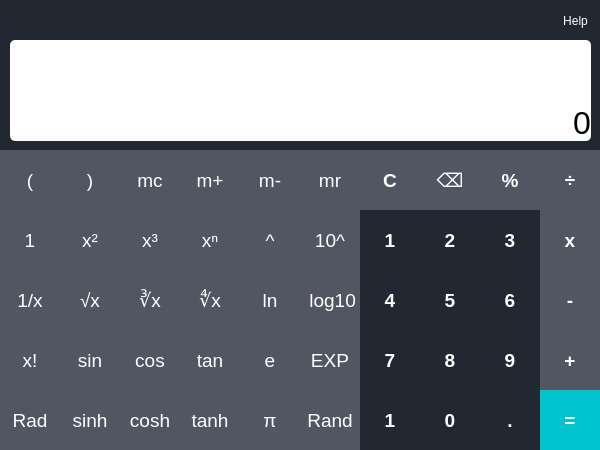
<?xml version="1.0" encoding="UTF-8"?>
<ui version="4.0">
 <class>Dialog</class>
 <widget class="QDialog" name="Dialog">
  <property name="geometry">
   <rect>
    <x>0</x>
    <y>0</y>
    <width>600</width>
    <height>450</height>
   </rect>
  </property>
  <property name="windowTitle">
   <string>Dialog</string>
  </property>
  <property name="styleSheet">
   <string notr="true">background-color:rgb(34, 40, 49);


</string>
  </property>
  <widget class="QPushButton" name="button_help">
   <property name="geometry">
    <rect>
     <x>550</x>
     <y>10</y>
     <width>51</width>
     <height>21</height>
    </rect>
   </property>
   <property name="styleSheet">
    <string notr="true">QPushButton{
color:rgb(255,255,255);
border-style:none
}

QPushButton:hover{
color:rgb(0,0,0);
background-color:rgb(149, 153, 160);
border-radius: 25px;

}</string>
   </property>
   <property name="text">
    <string>Help</string>
   </property>
  </widget>
  <widget class="QLabel" name="label">
   <property name="geometry">
    <rect>
     <x>10</x>
     <y>40</y>
     <width>581</width>
     <height>101</height>
    </rect>
   </property>
   <property name="font">
    <font>
     <family>Microsoft YaHei UI</family>
     <pointsize>24</pointsize>
    </font>
   </property>
   <property name="styleSheet">
    <string notr="true">background-color:rgb(255, 255, 255);
border-radius: 5px;</string>
   </property>
   <property name="text">
    <string>0</string>
   </property>
   <property name="alignment">
    <set>Qt::AlignBottom|Qt::AlignRight|Qt::AlignTrailing</set>
   </property>
  </widget>
  <widget class="QPushButton" name="button_number_one">
   <property name="geometry">
    <rect>
     <x>360</x>
     <y>210</y>
     <width>60</width>
     <height>60</height>
    </rect>
   </property>
   <property name="font">
    <font>
     <family>Microsoft YaHei UI</family>
     <pointsize>14</pointsize>
     <weight>75</weight>
     <bold>true</bold>
    </font>
   </property>
   <property name="styleSheet">
    <string notr="true">QPushButton{
color:rgb(255,255,255);
border-style:none
}

QPushButton:pressed{
color:rgb(0,0,0);
background-color:rgb(149, 153, 160);
}</string>
   </property>
   <property name="text">
    <string>1</string>
   </property>
  </widget>
  <widget class="QPushButton" name="button_logo">
   <property name="geometry">
    <rect>
     <x>10</x>
     <y>10</y>
     <width>31</width>
     <height>21</height>
    </rect>
   </property>
   <property name="styleSheet">
    <string notr="true">
QPushButton{
color:rgb(255,255,255);
border-style:none;
background-image:url(:/Logo/calculator_logo.png);
}

QPushButton:hover{
color:rgb(0,0,0);
background-color:rgb(141, 191, 41);
border-radius: 25px;

}</string>
   </property>
   <property name="text">
    <string/>
   </property>
  </widget>
  <widget class="QPushButton" name="button_number_one_2">
   <property name="geometry">
    <rect>
     <x>0</x>
     <y>150</y>
     <width>60</width>
     <height>60</height>
    </rect>
   </property>
   <property name="font">
    <font>
     <family>Microsoft YaHei UI</family>
     <pointsize>14</pointsize>
     <weight>50</weight>
     <bold>false</bold>
    </font>
   </property>
   <property name="styleSheet">
    <string notr="true">QPushButton{
color:rgb(255,255,255);
background-color:rgb(80, 87, 99);
border-style:none
}

QPushButton:pressed{
color:rgb(0,0,0);
background-color:rgb(149, 153, 160);
}</string>
   </property>
   <property name="text">
    <string>(</string>
   </property>
  </widget>
  <widget class="QPushButton" name="button_number_one_3">
   <property name="geometry">
    <rect>
     <x>60</x>
     <y>150</y>
     <width>60</width>
     <height>60</height>
    </rect>
   </property>
   <property name="font">
    <font>
     <family>Microsoft YaHei UI</family>
     <pointsize>14</pointsize>
     <weight>50</weight>
     <bold>false</bold>
    </font>
   </property>
   <property name="styleSheet">
    <string notr="true">QPushButton{
color:rgb(255,255,255);
background-color:rgb(80, 87, 99);
border-style:none
}

QPushButton:pressed{
color:rgb(0,0,0);
background-color:rgb(149, 153, 160);
}</string>
   </property>
   <property name="text">
    <string>)</string>
   </property>
  </widget>
  <widget class="QPushButton" name="button_number_one_4">
   <property name="geometry">
    <rect>
     <x>120</x>
     <y>150</y>
     <width>60</width>
     <height>60</height>
    </rect>
   </property>
   <property name="font">
    <font>
     <family>Microsoft YaHei UI</family>
     <pointsize>14</pointsize>
     <weight>50</weight>
     <bold>false</bold>
    </font>
   </property>
   <property name="styleSheet">
    <string notr="true">QPushButton{
color:rgb(255,255,255);
background-color:rgb(80, 87, 99);
border-style:none
}

QPushButton:pressed{
color:rgb(0,0,0);
background-color:rgb(149, 153, 160);
}</string>
   </property>
   <property name="text">
    <string>mc</string>
   </property>
  </widget>
  <widget class="QPushButton" name="button_number_one_5">
   <property name="geometry">
    <rect>
     <x>180</x>
     <y>150</y>
     <width>60</width>
     <height>60</height>
    </rect>
   </property>
   <property name="font">
    <font>
     <family>Microsoft YaHei UI</family>
     <pointsize>14</pointsize>
     <weight>50</weight>
     <bold>false</bold>
    </font>
   </property>
   <property name="styleSheet">
    <string notr="true">QPushButton{
color:rgb(255,255,255);
background-color:rgb(80, 87, 99);
border-style:none
}

QPushButton:pressed{
color:rgb(0,0,0);
background-color:rgb(149, 153, 160);
}</string>
   </property>
   <property name="text">
    <string>m+</string>
   </property>
  </widget>
  <widget class="QPushButton" name="button_number_one_6">
   <property name="geometry">
    <rect>
     <x>240</x>
     <y>150</y>
     <width>60</width>
     <height>60</height>
    </rect>
   </property>
   <property name="font">
    <font>
     <family>Microsoft YaHei UI</family>
     <pointsize>14</pointsize>
     <weight>50</weight>
     <bold>false</bold>
    </font>
   </property>
   <property name="styleSheet">
    <string notr="true">QPushButton{
color:rgb(255,255,255);
background-color:rgb(80, 87, 99);
border-style:none
}

QPushButton:pressed{
color:rgb(0,0,0);
background-color:rgb(149, 153, 160);
}</string>
   </property>
   <property name="text">
    <string>m-</string>
   </property>
  </widget>
  <widget class="QPushButton" name="button_number_one_7">
   <property name="geometry">
    <rect>
     <x>420</x>
     <y>150</y>
     <width>60</width>
     <height>60</height>
    </rect>
   </property>
   <property name="font">
    <font>
     <family>Microsoft YaHei UI</family>
     <pointsize>14</pointsize>
     <weight>50</weight>
     <bold>false</bold>
    </font>
   </property>
   <property name="styleSheet">
    <string notr="true">QPushButton{
color:rgb(255,255,255);
background-color:rgb(80, 87, 99);
border-style:none
}

QPushButton:pressed{
color:rgb(0,0,0);
background-color:rgb(149, 153, 160);
}</string>
   </property>
   <property name="text">
    <string>⌫</string>
   </property>
  </widget>
  <widget class="QPushButton" name="button_number_one_8">
   <property name="geometry">
    <rect>
     <x>300</x>
     <y>150</y>
     <width>60</width>
     <height>60</height>
    </rect>
   </property>
   <property name="font">
    <font>
     <family>Microsoft YaHei UI</family>
     <pointsize>14</pointsize>
     <weight>50</weight>
     <bold>false</bold>
    </font>
   </property>
   <property name="styleSheet">
    <string notr="true">QPushButton{
color:rgb(255,255,255);
background-color:rgb(80, 87, 99);
border-style:none
}

QPushButton:pressed{
color:rgb(0,0,0);
background-color:rgb(149, 153, 160);
}</string>
   </property>
   <property name="text">
    <string>mr</string>
   </property>
  </widget>
  <widget class="QPushButton" name="button_number_one_9">
   <property name="geometry">
    <rect>
     <x>540</x>
     <y>150</y>
     <width>60</width>
     <height>60</height>
    </rect>
   </property>
   <property name="font">
    <font>
     <family>Microsoft YaHei UI</family>
     <pointsize>14</pointsize>
     <weight>75</weight>
     <bold>true</bold>
    </font>
   </property>
   <property name="styleSheet">
    <string notr="true">QPushButton{
color:rgb(255,255,255);
background-color:rgb(80, 87, 99);
border-style:none
}

QPushButton:pressed{
color:rgb(0,0,0);
background-color:rgb(149, 153, 160);
}</string>
   </property>
   <property name="text">
    <string>÷</string>
   </property>
  </widget>
  <widget class="QPushButton" name="button_number_one_10">
   <property name="geometry">
    <rect>
     <x>360</x>
     <y>150</y>
     <width>60</width>
     <height>60</height>
    </rect>
   </property>
   <property name="font">
    <font>
     <family>Microsoft YaHei UI</family>
     <pointsize>14</pointsize>
     <weight>75</weight>
     <bold>true</bold>
    </font>
   </property>
   <property name="styleSheet">
    <string notr="true">QPushButton{
color:rgb(255,255,255);
background-color:rgb(80, 87, 99);
border-style:none
}

QPushButton:pressed{
color:rgb(0,0,0);
background-color:rgb(149, 153, 160);
}</string>
   </property>
   <property name="text">
    <string>C</string>
   </property>
  </widget>
  <widget class="QPushButton" name="button_number_one_11">
   <property name="geometry">
    <rect>
     <x>480</x>
     <y>150</y>
     <width>60</width>
     <height>60</height>
    </rect>
   </property>
   <property name="font">
    <font>
     <family>Microsoft YaHei UI</family>
     <pointsize>14</pointsize>
     <weight>75</weight>
     <bold>true</bold>
    </font>
   </property>
   <property name="styleSheet">
    <string notr="true">QPushButton{
color:rgb(255,255,255);
background-color:rgb(80, 87, 99);
border-style:none
}

QPushButton:pressed{
color:rgb(0,0,0);
background-color:rgb(149, 153, 160);
}</string>
   </property>
   <property name="text">
    <string>%</string>
   </property>
  </widget>
  <widget class="QPushButton" name="button_number_one_12">
   <property name="geometry">
    <rect>
     <x>120</x>
     <y>210</y>
     <width>60</width>
     <height>60</height>
    </rect>
   </property>
   <property name="font">
    <font>
     <family>Microsoft YaHei UI</family>
     <pointsize>14</pointsize>
     <weight>50</weight>
     <bold>false</bold>
    </font>
   </property>
   <property name="styleSheet">
    <string notr="true">QPushButton{
color:rgb(255,255,255);
background-color:rgb(80, 87, 99);
border-style:none
}

QPushButton:pressed{
color:rgb(0,0,0);
background-color:rgb(149, 153, 160);
}</string>
   </property>
   <property name="text">
    <string>x³</string>
   </property>
  </widget>
  <widget class="QPushButton" name="button_number_one_13">
   <property name="geometry">
    <rect>
     <x>0</x>
     <y>210</y>
     <width>60</width>
     <height>60</height>
    </rect>
   </property>
   <property name="font">
    <font>
     <family>Microsoft YaHei UI</family>
     <pointsize>14</pointsize>
     <weight>50</weight>
     <bold>false</bold>
    </font>
   </property>
   <property name="styleSheet">
    <string notr="true">QPushButton{
color:rgb(255,255,255);
background-color:rgb(80, 87, 99);
border-style:none
}

QPushButton:pressed{
color:rgb(0,0,0);
background-color:rgb(149, 153, 160);
}</string>
   </property>
   <property name="text">
    <string>1</string>
   </property>
  </widget>
  <widget class="QPushButton" name="button_number_one_14">
   <property name="geometry">
    <rect>
     <x>240</x>
     <y>210</y>
     <width>60</width>
     <height>60</height>
    </rect>
   </property>
   <property name="font">
    <font>
     <family>Microsoft YaHei UI</family>
     <pointsize>14</pointsize>
     <weight>50</weight>
     <bold>false</bold>
    </font>
   </property>
   <property name="styleSheet">
    <string notr="true">QPushButton{
color:rgb(255,255,255);
background-color:rgb(80, 87, 99);
border-style:none
}

QPushButton:pressed{
color:rgb(0,0,0);
background-color:rgb(149, 153, 160);
}</string>
   </property>
   <property name="text">
    <string>^</string>
   </property>
  </widget>
  <widget class="QPushButton" name="button_number_one_15">
   <property name="geometry">
    <rect>
     <x>300</x>
     <y>210</y>
     <width>60</width>
     <height>60</height>
    </rect>
   </property>
   <property name="font">
    <font>
     <family>Microsoft YaHei UI</family>
     <pointsize>14</pointsize>
     <weight>50</weight>
     <bold>false</bold>
    </font>
   </property>
   <property name="styleSheet">
    <string notr="true">QPushButton{
color:rgb(255,255,255);
background-color:rgb(80, 87, 99);
border-style:none
}

QPushButton:pressed{
color:rgb(0,0,0);
background-color:rgb(149, 153, 160);
}</string>
   </property>
   <property name="text">
    <string>10^</string>
   </property>
  </widget>
  <widget class="QPushButton" name="button_number_one_16">
   <property name="geometry">
    <rect>
     <x>60</x>
     <y>210</y>
     <width>60</width>
     <height>60</height>
    </rect>
   </property>
   <property name="font">
    <font>
     <family>Microsoft YaHei UI</family>
     <pointsize>14</pointsize>
     <weight>50</weight>
     <bold>false</bold>
    </font>
   </property>
   <property name="styleSheet">
    <string notr="true">QPushButton{
color:rgb(255,255,255);
background-color:rgb(80, 87, 99);
border-style:none
}

QPushButton:pressed{
color:rgb(0,0,0);
background-color:rgb(149, 153, 160);
}</string>
   </property>
   <property name="text">
    <string>x²</string>
   </property>
  </widget>
  <widget class="QPushButton" name="button_number_one_17">
   <property name="geometry">
    <rect>
     <x>180</x>
     <y>210</y>
     <width>60</width>
     <height>60</height>
    </rect>
   </property>
   <property name="font">
    <font>
     <family>Microsoft YaHei UI</family>
     <pointsize>14</pointsize>
     <weight>50</weight>
     <bold>false</bold>
    </font>
   </property>
   <property name="styleSheet">
    <string notr="true">QPushButton{
color:rgb(255,255,255);
background-color:rgb(80, 87, 99);
border-style:none
}

QPushButton:pressed{
color:rgb(0,0,0);
background-color:rgb(149, 153, 160);
}</string>
   </property>
   <property name="text">
    <string>xⁿ</string>
   </property>
  </widget>
  <widget class="QPushButton" name="button_number_one_18">
   <property name="geometry">
    <rect>
     <x>120</x>
     <y>270</y>
     <width>60</width>
     <height>60</height>
    </rect>
   </property>
   <property name="font">
    <font>
     <family>Microsoft YaHei UI</family>
     <pointsize>14</pointsize>
     <weight>50</weight>
     <bold>false</bold>
    </font>
   </property>
   <property name="styleSheet">
    <string notr="true">QPushButton{
color:rgb(255,255,255);
background-color:rgb(80, 87, 99);
border-style:none
}

QPushButton:pressed{
color:rgb(0,0,0);
background-color:rgb(149, 153, 160);
}</string>
   </property>
   <property name="text">
    <string>∛x</string>
   </property>
  </widget>
  <widget class="QPushButton" name="button_number_one_19">
   <property name="geometry">
    <rect>
     <x>0</x>
     <y>270</y>
     <width>60</width>
     <height>60</height>
    </rect>
   </property>
   <property name="font">
    <font>
     <family>Microsoft YaHei UI</family>
     <pointsize>14</pointsize>
     <weight>50</weight>
     <bold>false</bold>
    </font>
   </property>
   <property name="styleSheet">
    <string notr="true">QPushButton{
color:rgb(255,255,255);
background-color:rgb(80, 87, 99);
border-style:none
}

QPushButton:pressed{
color:rgb(0,0,0);
background-color:rgb(149, 153, 160);
}</string>
   </property>
   <property name="text">
    <string>1/x</string>
   </property>
  </widget>
  <widget class="QPushButton" name="button_number_one_20">
   <property name="geometry">
    <rect>
     <x>240</x>
     <y>270</y>
     <width>60</width>
     <height>60</height>
    </rect>
   </property>
   <property name="font">
    <font>
     <family>Microsoft YaHei UI</family>
     <pointsize>14</pointsize>
     <weight>50</weight>
     <bold>false</bold>
    </font>
   </property>
   <property name="styleSheet">
    <string notr="true">QPushButton{
color:rgb(255,255,255);
background-color:rgb(80, 87, 99);
border-style:none
}

QPushButton:pressed{
color:rgb(0,0,0);
background-color:rgb(149, 153, 160);
}</string>
   </property>
   <property name="text">
    <string>ln</string>
   </property>
  </widget>
  <widget class="QPushButton" name="button_number_one_21">
   <property name="geometry">
    <rect>
     <x>300</x>
     <y>270</y>
     <width>60</width>
     <height>60</height>
    </rect>
   </property>
   <property name="font">
    <font>
     <family>Microsoft YaHei UI</family>
     <pointsize>14</pointsize>
     <weight>50</weight>
     <bold>false</bold>
    </font>
   </property>
   <property name="styleSheet">
    <string notr="true">QPushButton{
color:rgb(255,255,255);
background-color:rgb(80, 87, 99);
border-style:none
}

QPushButton:pressed{
color:rgb(0,0,0);
background-color:rgb(149, 153, 160);
}</string>
   </property>
   <property name="text">
    <string> log10</string>
   </property>
  </widget>
  <widget class="QPushButton" name="button_number_one_22">
   <property name="geometry">
    <rect>
     <x>60</x>
     <y>270</y>
     <width>60</width>
     <height>60</height>
    </rect>
   </property>
   <property name="font">
    <font>
     <family>Microsoft YaHei UI</family>
     <pointsize>14</pointsize>
     <weight>50</weight>
     <bold>false</bold>
    </font>
   </property>
   <property name="styleSheet">
    <string notr="true">QPushButton{
color:rgb(255,255,255);
background-color:rgb(80, 87, 99);
border-style:none
}

QPushButton:pressed{
color:rgb(0,0,0);
background-color:rgb(149, 153, 160);
}</string>
   </property>
   <property name="text">
    <string>√x</string>
   </property>
  </widget>
  <widget class="QPushButton" name="button_number_one_23">
   <property name="geometry">
    <rect>
     <x>180</x>
     <y>270</y>
     <width>60</width>
     <height>60</height>
    </rect>
   </property>
   <property name="font">
    <font>
     <family>Microsoft YaHei UI</family>
     <pointsize>14</pointsize>
     <weight>50</weight>
     <bold>false</bold>
    </font>
   </property>
   <property name="styleSheet">
    <string notr="true">QPushButton{
color:rgb(255,255,255);
background-color:rgb(80, 87, 99);
border-style:none
}

QPushButton:pressed{
color:rgb(0,0,0);
background-color:rgb(149, 153, 160);
}</string>
   </property>
   <property name="text">
    <string>∜x</string>
   </property>
  </widget>
  <widget class="QPushButton" name="button_number_one_24">
   <property name="geometry">
    <rect>
     <x>120</x>
     <y>330</y>
     <width>60</width>
     <height>60</height>
    </rect>
   </property>
   <property name="font">
    <font>
     <family>Microsoft YaHei UI</family>
     <pointsize>14</pointsize>
     <weight>50</weight>
     <bold>false</bold>
    </font>
   </property>
   <property name="styleSheet">
    <string notr="true">QPushButton{
color:rgb(255,255,255);
background-color:rgb(80, 87, 99);
border-style:none
}

QPushButton:pressed{
color:rgb(0,0,0);
background-color:rgb(149, 153, 160);
}</string>
   </property>
   <property name="text">
    <string>cos</string>
   </property>
  </widget>
  <widget class="QPushButton" name="button_number_one_25">
   <property name="geometry">
    <rect>
     <x>0</x>
     <y>330</y>
     <width>60</width>
     <height>60</height>
    </rect>
   </property>
   <property name="font">
    <font>
     <family>Microsoft YaHei UI</family>
     <pointsize>14</pointsize>
     <weight>50</weight>
     <bold>false</bold>
    </font>
   </property>
   <property name="styleSheet">
    <string notr="true">QPushButton{
color:rgb(255,255,255);
background-color:rgb(80, 87, 99);
border-style:none
}

QPushButton:pressed{
color:rgb(0,0,0);
background-color:rgb(149, 153, 160);
}</string>
   </property>
   <property name="text">
    <string>x!</string>
   </property>
  </widget>
  <widget class="QPushButton" name="button_number_one_26">
   <property name="geometry">
    <rect>
     <x>240</x>
     <y>330</y>
     <width>60</width>
     <height>60</height>
    </rect>
   </property>
   <property name="font">
    <font>
     <family>Microsoft YaHei UI</family>
     <pointsize>14</pointsize>
     <weight>50</weight>
     <bold>false</bold>
    </font>
   </property>
   <property name="styleSheet">
    <string notr="true">QPushButton{
color:rgb(255,255,255);
background-color:rgb(80, 87, 99);
border-style:none
}

QPushButton:pressed{
color:rgb(0,0,0);
background-color:rgb(149, 153, 160);
}</string>
   </property>
   <property name="text">
    <string>e</string>
   </property>
  </widget>
  <widget class="QPushButton" name="button_number_one_27">
   <property name="geometry">
    <rect>
     <x>300</x>
     <y>330</y>
     <width>60</width>
     <height>60</height>
    </rect>
   </property>
   <property name="font">
    <font>
     <family>Microsoft YaHei UI</family>
     <pointsize>14</pointsize>
     <weight>50</weight>
     <bold>false</bold>
    </font>
   </property>
   <property name="styleSheet">
    <string notr="true">QPushButton{
color:rgb(255,255,255);
background-color:rgb(80, 87, 99);
border-style:none
}

QPushButton:pressed{
color:rgb(0,0,0);
background-color:rgb(149, 153, 160);
}</string>
   </property>
   <property name="text">
    <string>EXP</string>
   </property>
  </widget>
  <widget class="QPushButton" name="button_number_one_28">
   <property name="geometry">
    <rect>
     <x>60</x>
     <y>330</y>
     <width>60</width>
     <height>60</height>
    </rect>
   </property>
   <property name="font">
    <font>
     <family>Microsoft YaHei UI</family>
     <pointsize>14</pointsize>
     <weight>50</weight>
     <bold>false</bold>
    </font>
   </property>
   <property name="styleSheet">
    <string notr="true">QPushButton{
color:rgb(255,255,255);
background-color:rgb(80, 87, 99);
border-style:none
}

QPushButton:pressed{
color:rgb(0,0,0);
background-color:rgb(149, 153, 160);
}</string>
   </property>
   <property name="text">
    <string>sin</string>
   </property>
  </widget>
  <widget class="QPushButton" name="button_number_one_29">
   <property name="geometry">
    <rect>
     <x>180</x>
     <y>330</y>
     <width>60</width>
     <height>60</height>
    </rect>
   </property>
   <property name="font">
    <font>
     <family>Microsoft YaHei UI</family>
     <pointsize>14</pointsize>
     <weight>50</weight>
     <bold>false</bold>
    </font>
   </property>
   <property name="styleSheet">
    <string notr="true">QPushButton{
color:rgb(255,255,255);
background-color:rgb(80, 87, 99);
border-style:none
}

QPushButton:pressed{
color:rgb(0,0,0);
background-color:rgb(149, 153, 160);
}</string>
   </property>
   <property name="text">
    <string>tan</string>
   </property>
  </widget>
  <widget class="QPushButton" name="button_number_one_30">
   <property name="geometry">
    <rect>
     <x>120</x>
     <y>390</y>
     <width>60</width>
     <height>60</height>
    </rect>
   </property>
   <property name="font">
    <font>
     <family>Microsoft YaHei UI</family>
     <pointsize>14</pointsize>
     <weight>50</weight>
     <bold>false</bold>
    </font>
   </property>
   <property name="styleSheet">
    <string notr="true">QPushButton{
color:rgb(255,255,255);
background-color:rgb(80, 87, 99);
border-style:none
}

QPushButton:pressed{
color:rgb(0,0,0);
background-color:rgb(149, 153, 160);
}</string>
   </property>
   <property name="text">
    <string>cosh</string>
   </property>
  </widget>
  <widget class="QPushButton" name="button_number_one_31">
   <property name="geometry">
    <rect>
     <x>0</x>
     <y>390</y>
     <width>60</width>
     <height>60</height>
    </rect>
   </property>
   <property name="font">
    <font>
     <family>Microsoft YaHei UI</family>
     <pointsize>14</pointsize>
     <weight>50</weight>
     <bold>false</bold>
    </font>
   </property>
   <property name="styleSheet">
    <string notr="true">QPushButton{
color:rgb(255,255,255);
background-color:rgb(80, 87, 99);
border-style:none
}

QPushButton:pressed{
color:rgb(0,0,0);
background-color:rgb(149, 153, 160);
}</string>
   </property>
   <property name="text">
    <string>Rad</string>
   </property>
  </widget>
  <widget class="QPushButton" name="button_number_one_32">
   <property name="geometry">
    <rect>
     <x>240</x>
     <y>390</y>
     <width>60</width>
     <height>60</height>
    </rect>
   </property>
   <property name="font">
    <font>
     <family>Microsoft YaHei UI</family>
     <pointsize>14</pointsize>
     <weight>50</weight>
     <bold>false</bold>
    </font>
   </property>
   <property name="styleSheet">
    <string notr="true">QPushButton{
color:rgb(255,255,255);
background-color:rgb(80, 87, 99);
border-style:none
}

QPushButton:pressed{
color:rgb(0,0,0);
background-color:rgb(149, 153, 160);
}</string>
   </property>
   <property name="text">
    <string>π</string>
   </property>
  </widget>
  <widget class="QPushButton" name="button_number_one_33">
   <property name="geometry">
    <rect>
     <x>300</x>
     <y>390</y>
     <width>60</width>
     <height>60</height>
    </rect>
   </property>
   <property name="font">
    <font>
     <family>Microsoft YaHei UI</family>
     <pointsize>14</pointsize>
     <weight>50</weight>
     <bold>false</bold>
    </font>
   </property>
   <property name="styleSheet">
    <string notr="true">QPushButton{
color:rgb(255,255,255);
background-color:rgb(80, 87, 99);
border-style:none
}

QPushButton:pressed{
color:rgb(0,0,0);
background-color:rgb(149, 153, 160);
}</string>
   </property>
   <property name="text">
    <string>Rand</string>
   </property>
  </widget>
  <widget class="QPushButton" name="button_number_one_34">
   <property name="geometry">
    <rect>
     <x>60</x>
     <y>390</y>
     <width>60</width>
     <height>60</height>
    </rect>
   </property>
   <property name="font">
    <font>
     <family>Microsoft YaHei UI</family>
     <pointsize>14</pointsize>
     <weight>50</weight>
     <bold>false</bold>
    </font>
   </property>
   <property name="styleSheet">
    <string notr="true">QPushButton{
color:rgb(255,255,255);
background-color:rgb(80, 87, 99);
border-style:none
}

QPushButton:pressed{
color:rgb(0,0,0);
background-color:rgb(149, 153, 160);
}</string>
   </property>
   <property name="text">
    <string>sinh</string>
   </property>
  </widget>
  <widget class="QPushButton" name="button_number_one_35">
   <property name="geometry">
    <rect>
     <x>180</x>
     <y>390</y>
     <width>60</width>
     <height>60</height>
    </rect>
   </property>
   <property name="font">
    <font>
     <family>Microsoft YaHei UI</family>
     <pointsize>14</pointsize>
     <weight>50</weight>
     <bold>false</bold>
    </font>
   </property>
   <property name="styleSheet">
    <string notr="true">QPushButton{
color:rgb(255,255,255);
background-color:rgb(80, 87, 99);
border-style:none
}

QPushButton:pressed{
color:rgb(0,0,0);
background-color:rgb(149, 153, 160);
}</string>
   </property>
   <property name="text">
    <string>tanh</string>
   </property>
  </widget>
  <widget class="QPushButton" name="button_number_one_36">
   <property name="geometry">
    <rect>
     <x>420</x>
     <y>210</y>
     <width>60</width>
     <height>60</height>
    </rect>
   </property>
   <property name="font">
    <font>
     <family>Microsoft YaHei UI</family>
     <pointsize>14</pointsize>
     <weight>75</weight>
     <bold>true</bold>
    </font>
   </property>
   <property name="styleSheet">
    <string notr="true">QPushButton{
color:rgb(255,255,255);
border-style:none
}

QPushButton:pressed{
color:rgb(0,0,0);
background-color:rgb(149, 153, 160);
}</string>
   </property>
   <property name="text">
    <string>2</string>
   </property>
  </widget>
  <widget class="QPushButton" name="button_number_one_37">
   <property name="geometry">
    <rect>
     <x>480</x>
     <y>210</y>
     <width>60</width>
     <height>60</height>
    </rect>
   </property>
   <property name="font">
    <font>
     <family>Microsoft YaHei UI</family>
     <pointsize>14</pointsize>
     <weight>75</weight>
     <bold>true</bold>
    </font>
   </property>
   <property name="styleSheet">
    <string notr="true">QPushButton{
color:rgb(255,255,255);
border-style:none
}

QPushButton:pressed{
color:rgb(0,0,0);
background-color:rgb(149, 153, 160);
}</string>
   </property>
   <property name="text">
    <string>3</string>
   </property>
  </widget>
  <widget class="QPushButton" name="button_number_one_38">
   <property name="geometry">
    <rect>
     <x>420</x>
     <y>270</y>
     <width>60</width>
     <height>60</height>
    </rect>
   </property>
   <property name="font">
    <font>
     <family>Microsoft YaHei UI</family>
     <pointsize>14</pointsize>
     <weight>75</weight>
     <bold>true</bold>
    </font>
   </property>
   <property name="styleSheet">
    <string notr="true">QPushButton{
color:rgb(255,255,255);
border-style:none
}

QPushButton:pressed{
color:rgb(0,0,0);
background-color:rgb(149, 153, 160);
}</string>
   </property>
   <property name="text">
    <string>5</string>
   </property>
  </widget>
  <widget class="QPushButton" name="button_number_one_39">
   <property name="geometry">
    <rect>
     <x>360</x>
     <y>270</y>
     <width>60</width>
     <height>60</height>
    </rect>
   </property>
   <property name="font">
    <font>
     <family>Microsoft YaHei UI</family>
     <pointsize>14</pointsize>
     <weight>75</weight>
     <bold>true</bold>
    </font>
   </property>
   <property name="styleSheet">
    <string notr="true">QPushButton{
color:rgb(255,255,255);
border-style:none
}

QPushButton:pressed{
color:rgb(0,0,0);
background-color:rgb(149, 153, 160);
}</string>
   </property>
   <property name="text">
    <string>4</string>
   </property>
  </widget>
  <widget class="QPushButton" name="button_number_one_40">
   <property name="geometry">
    <rect>
     <x>480</x>
     <y>270</y>
     <width>60</width>
     <height>60</height>
    </rect>
   </property>
   <property name="font">
    <font>
     <family>Microsoft YaHei UI</family>
     <pointsize>14</pointsize>
     <weight>75</weight>
     <bold>true</bold>
    </font>
   </property>
   <property name="styleSheet">
    <string notr="true">QPushButton{
color:rgb(255,255,255);
border-style:none
}

QPushButton:pressed{
color:rgb(0,0,0);
background-color:rgb(149, 153, 160);
}</string>
   </property>
   <property name="text">
    <string>6</string>
   </property>
  </widget>
  <widget class="QPushButton" name="button_number_one_41">
   <property name="geometry">
    <rect>
     <x>420</x>
     <y>330</y>
     <width>60</width>
     <height>60</height>
    </rect>
   </property>
   <property name="font">
    <font>
     <family>Microsoft YaHei UI</family>
     <pointsize>14</pointsize>
     <weight>75</weight>
     <bold>true</bold>
    </font>
   </property>
   <property name="styleSheet">
    <string notr="true">QPushButton{
color:rgb(255,255,255);
border-style:none
}

QPushButton:pressed{
color:rgb(0,0,0);
background-color:rgb(149, 153, 160);
}</string>
   </property>
   <property name="text">
    <string>8</string>
   </property>
  </widget>
  <widget class="QPushButton" name="button_number_one_42">
   <property name="geometry">
    <rect>
     <x>360</x>
     <y>330</y>
     <width>60</width>
     <height>60</height>
    </rect>
   </property>
   <property name="font">
    <font>
     <family>Microsoft YaHei UI</family>
     <pointsize>14</pointsize>
     <weight>75</weight>
     <bold>true</bold>
    </font>
   </property>
   <property name="styleSheet">
    <string notr="true">QPushButton{
color:rgb(255,255,255);
border-style:none
}

QPushButton:pressed{
color:rgb(0,0,0);
background-color:rgb(149, 153, 160);
}</string>
   </property>
   <property name="text">
    <string>7</string>
   </property>
  </widget>
  <widget class="QPushButton" name="button_number_one_43">
   <property name="geometry">
    <rect>
     <x>480</x>
     <y>330</y>
     <width>60</width>
     <height>60</height>
    </rect>
   </property>
   <property name="font">
    <font>
     <family>Microsoft YaHei UI</family>
     <pointsize>14</pointsize>
     <weight>75</weight>
     <bold>true</bold>
    </font>
   </property>
   <property name="styleSheet">
    <string notr="true">QPushButton{
color:rgb(255,255,255);
border-style:none
}

QPushButton:pressed{
color:rgb(0,0,0);
background-color:rgb(149, 153, 160);
}</string>
   </property>
   <property name="text">
    <string>9</string>
   </property>
  </widget>
  <widget class="QPushButton" name="button_number_one_44">
   <property name="geometry">
    <rect>
     <x>420</x>
     <y>390</y>
     <width>60</width>
     <height>60</height>
    </rect>
   </property>
   <property name="font">
    <font>
     <family>Microsoft YaHei UI</family>
     <pointsize>14</pointsize>
     <weight>75</weight>
     <bold>true</bold>
    </font>
   </property>
   <property name="styleSheet">
    <string notr="true">QPushButton{
color:rgb(255,255,255);
border-style:none
}

QPushButton:pressed{
color:rgb(0,0,0);
background-color:rgb(149, 153, 160);
}</string>
   </property>
   <property name="text">
    <string>0</string>
   </property>
  </widget>
  <widget class="QPushButton" name="button_number_one_45">
   <property name="geometry">
    <rect>
     <x>360</x>
     <y>390</y>
     <width>60</width>
     <height>60</height>
    </rect>
   </property>
   <property name="font">
    <font>
     <family>Microsoft YaHei UI</family>
     <pointsize>14</pointsize>
     <weight>75</weight>
     <bold>true</bold>
    </font>
   </property>
   <property name="styleSheet">
    <string notr="true">QPushButton{
color:rgb(255,255,255);
border-style:none
}

QPushButton:pressed{
color:rgb(0,0,0);
background-color:rgb(149, 153, 160);
}</string>
   </property>
   <property name="text">
    <string>1</string>
   </property>
  </widget>
  <widget class="QPushButton" name="button_number_one_46">
   <property name="geometry">
    <rect>
     <x>480</x>
     <y>390</y>
     <width>60</width>
     <height>60</height>
    </rect>
   </property>
   <property name="font">
    <font>
     <family>Microsoft YaHei UI</family>
     <pointsize>14</pointsize>
     <weight>75</weight>
     <bold>true</bold>
    </font>
   </property>
   <property name="styleSheet">
    <string notr="true">QPushButton{
color:rgb(255,255,255);
border-style:none
}

QPushButton:pressed{
color:rgb(0,0,0);
background-color:rgb(149, 153, 160);
}</string>
   </property>
   <property name="text">
    <string>.</string>
   </property>
  </widget>
  <widget class="QPushButton" name="button_number_one_47">
   <property name="geometry">
    <rect>
     <x>540</x>
     <y>210</y>
     <width>60</width>
     <height>60</height>
    </rect>
   </property>
   <property name="font">
    <font>
     <family>Microsoft YaHei UI</family>
     <pointsize>14</pointsize>
     <weight>75</weight>
     <bold>true</bold>
    </font>
   </property>
   <property name="styleSheet">
    <string notr="true">QPushButton{
color:rgb(255,255,255);
background-color:rgb(80, 87, 99);
border-style:none
}

QPushButton:pressed{
color:rgb(0,0,0);
background-color:rgb(149, 153, 160);
}</string>
   </property>
   <property name="text">
    <string>x</string>
   </property>
  </widget>
  <widget class="QPushButton" name="button_number_one_48">
   <property name="geometry">
    <rect>
     <x>540</x>
     <y>270</y>
     <width>60</width>
     <height>60</height>
    </rect>
   </property>
   <property name="font">
    <font>
     <family>Microsoft YaHei UI</family>
     <pointsize>14</pointsize>
     <weight>75</weight>
     <bold>true</bold>
    </font>
   </property>
   <property name="styleSheet">
    <string notr="true">QPushButton{
color:rgb(255,255,255);
background-color:rgb(80, 87, 99);
border-style:none
}

QPushButton:pressed{
color:rgb(0,0,0);
background-color:rgb(149, 153, 160);
}</string>
   </property>
   <property name="text">
    <string>-</string>
   </property>
  </widget>
  <widget class="QPushButton" name="button_number_one_49">
   <property name="geometry">
    <rect>
     <x>540</x>
     <y>330</y>
     <width>60</width>
     <height>60</height>
    </rect>
   </property>
   <property name="font">
    <font>
     <family>Microsoft YaHei UI</family>
     <pointsize>14</pointsize>
     <weight>75</weight>
     <bold>true</bold>
    </font>
   </property>
   <property name="styleSheet">
    <string notr="true">QPushButton{
color:rgb(255,255,255);
background-color:rgb(80, 87, 99);
border-style:none
}

QPushButton:pressed{
color:rgb(0,0,0);
background-color:rgb(149, 153, 160);
}</string>
   </property>
   <property name="text">
    <string>+</string>
   </property>
  </widget>
  <widget class="QPushButton" name="button_number_one_50">
   <property name="geometry">
    <rect>
     <x>540</x>
     <y>390</y>
     <width>60</width>
     <height>60</height>
    </rect>
   </property>
   <property name="font">
    <font>
     <family>Microsoft YaHei UI</family>
     <pointsize>14</pointsize>
     <weight>75</weight>
     <bold>true</bold>
    </font>
   </property>
   <property name="styleSheet">
    <string notr="true">QPushButton{
color:rgb(255,255,255);
background-color:rgb(0, 196, 206);
border-style:none
}

QPushButton:pressed{
color:rgb(0,0,0);
background-color:rgb(107, 233, 239);
}</string>
   </property>
   <property name="text">
    <string>=</string>
   </property>
  </widget>
 </widget>
 <resources/>
 <connections/>
</ui>
